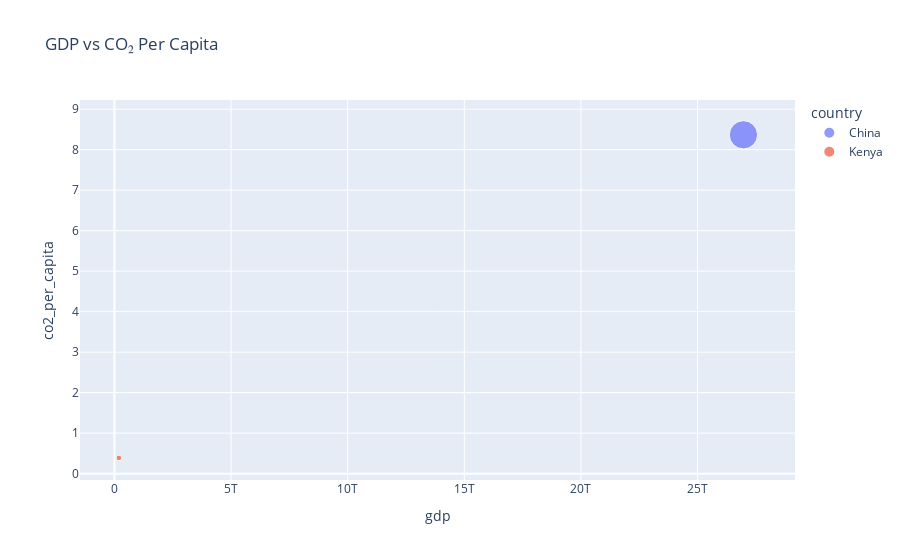

This figure's notebook cell:
### Markdown cell above
### GDP vs CO₂ Per Capita

### Code cell
df_latest = df_countries[df_countries['year'] == df_countries['year'].max()]
plot_df = df_latest[['country', 'gdp', 'co2_per_capita', 'population']].dropna()

fig = px.scatter(
    plot_df,
    x='gdp',
    y='co2_per_capita',
    size='population',
    color='country',
    hover_name='country',
    title='GDP vs CO₂ Per Capita'
)
fig.show()

### Figure 1 — Plotly figure (JSON) as saved in the notebook; plotly's stock layout.template omitted (floating-point values rounded to 4 significant figures)
{"data": [{"hovertemplate": "<b>%{hovertext}</b><br><br>country=China<br>gdp=%{x}<br>co2_per_capita=%{y}<br>population=%{marker.size}<extra></extra>", "hovertext": ["China"], "legendgroup": "China", "marker": {"color": "#636efa", "size": [1422584937], "sizemode": "area", "sizeref": 3556000.0, "symbol": "circle"}, "mode": "markers", "name": "China", "orientation": "v", "showlegend": true, "type": "scatter", "x": [26966017179648], "xaxis": "x", "y": [8.367], "yaxis": "y"}, {"hovertemplate": "<b>%{hovertext}</b><br><br>country=Kenya<br>gdp=%{x}<br>co2_per_capita=%{y}<br>population=%{marker.size}<extra></extra>", "hovertext": ["Kenya"], "legendgroup": "Kenya", "marker": {"color": "#EF553B", "size": [55339007], "sizemode": "area", "sizeref": 3556000.0, "symbol": "circle"}, "mode": "markers", "name": "Kenya", "orientation": "v", "showlegend": true, "type": "scatter", "x": [190362157056], "xaxis": "x", "y": [0.389], "yaxis": "y"}], "layout": {"legend": {"itemsizing": "constant", "title": {"text": "country"}, "tracegroupgap": 0}, "title": {"text": "GDP vs CO₂ Per Capita"}, "xaxis": {"anchor": "y", "domain": [0, 1], "title": {"text": "gdp"}}, "yaxis": {"anchor": "x", "domain": [0, 1], "title": {"text": "co2_per_capita"}}}}
